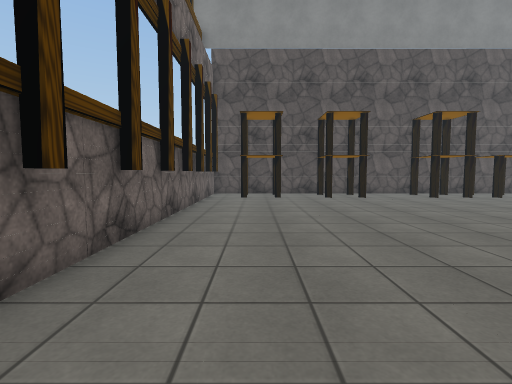
[1] (above)

21 first-person views from a walk through a Unity game level. The camera is 1.2 m above the floor, tilts 4° down and sees 85° across. The floor is counted in squares, 1 m on a side. Each view is taken from the middle of a square. On the plan, view 1 faces up. The plan holds only what a view shows up to about 13 squares ahead; the rest is blank. The place goes on beyond the plan. Some animated figures are left out. Some surface patterns are stand-ins.

[2]
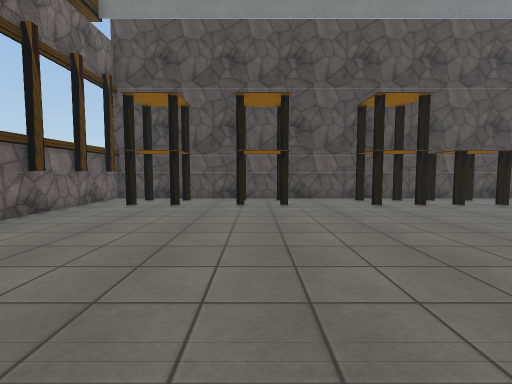

[3]
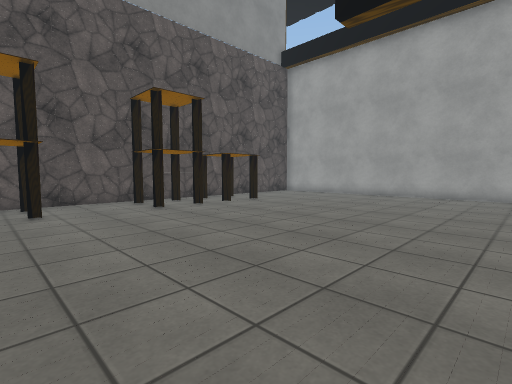

[4]
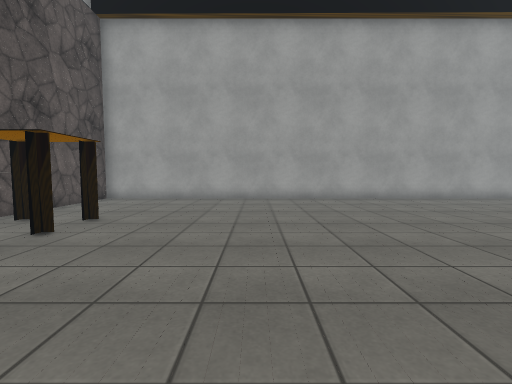

[5]
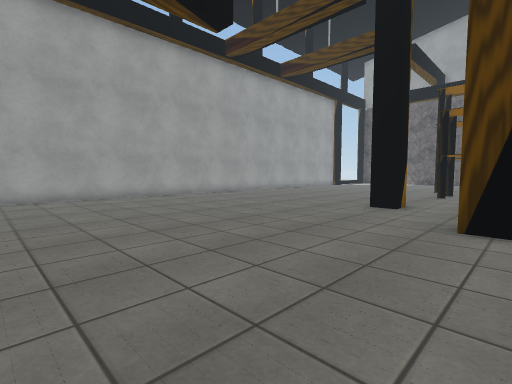

[6]
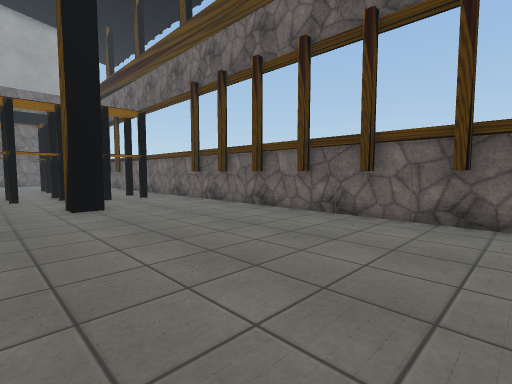

[7]
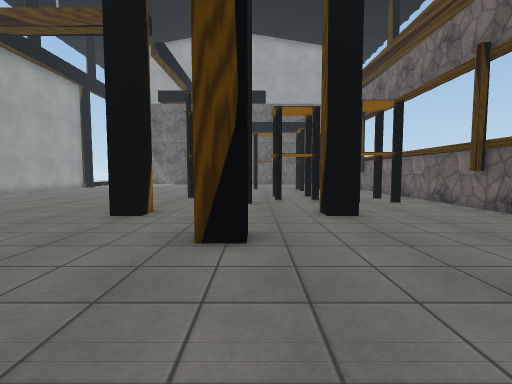

[8]
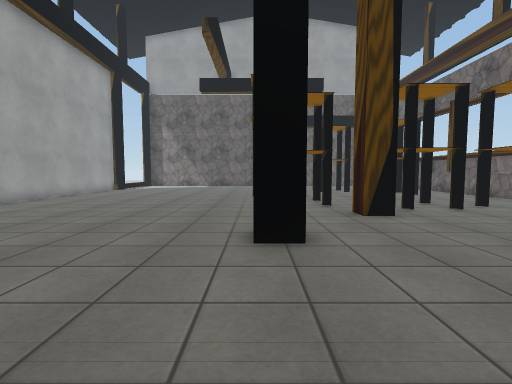

[9]
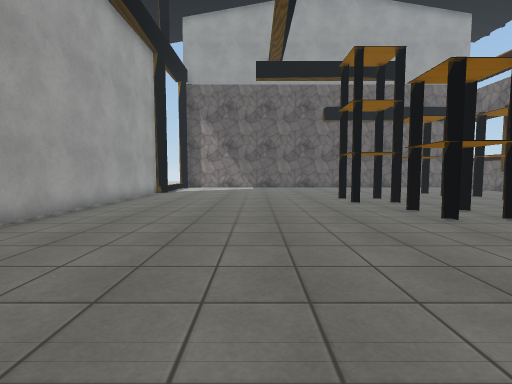

[10]
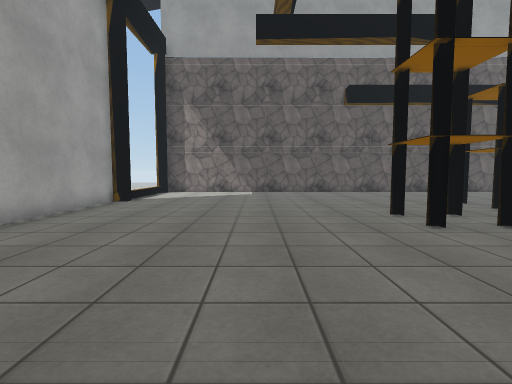

[11]
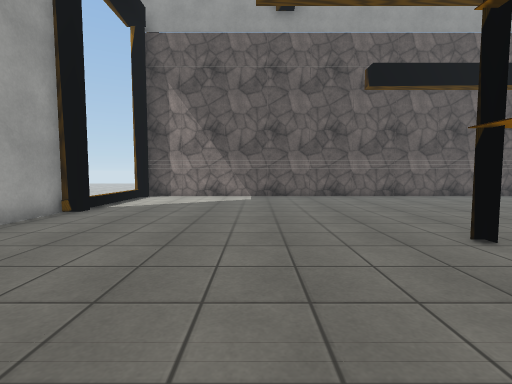

[12]
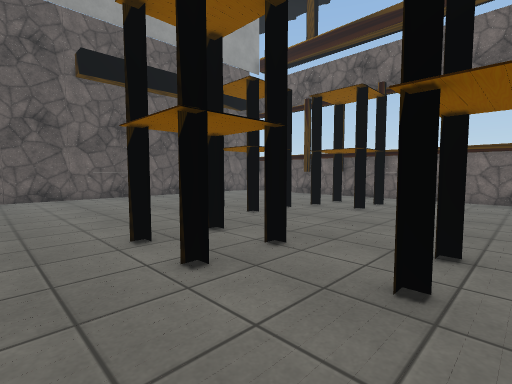

[13]
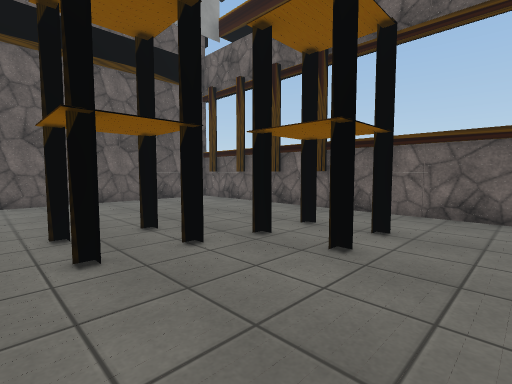

[14]
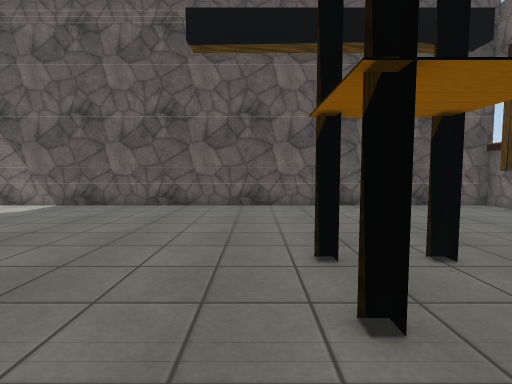

[15]
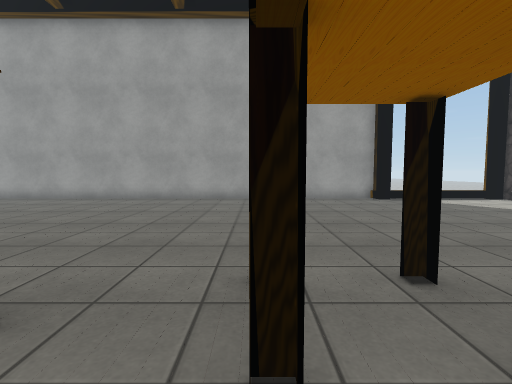

[16]
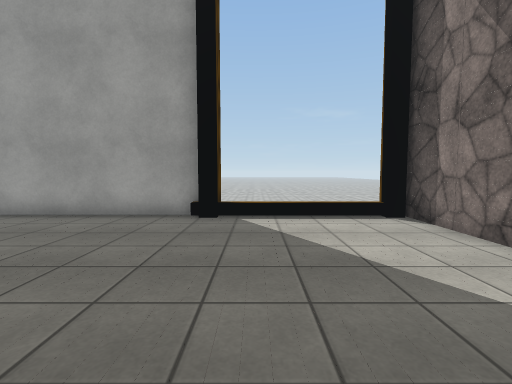

[17]
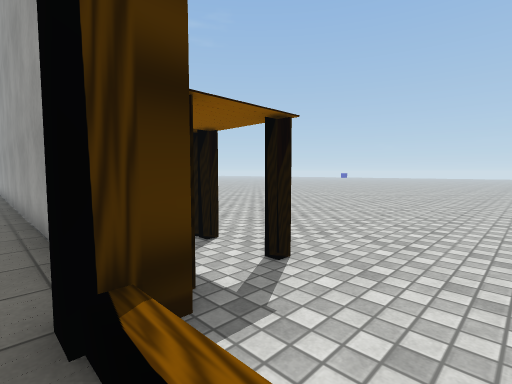

[18]
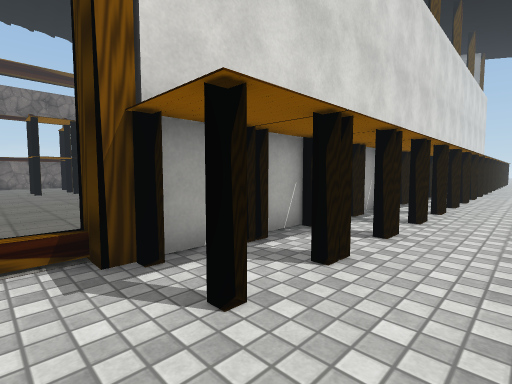

[19]
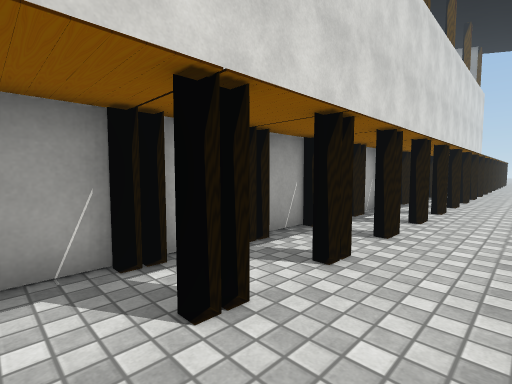

[20]
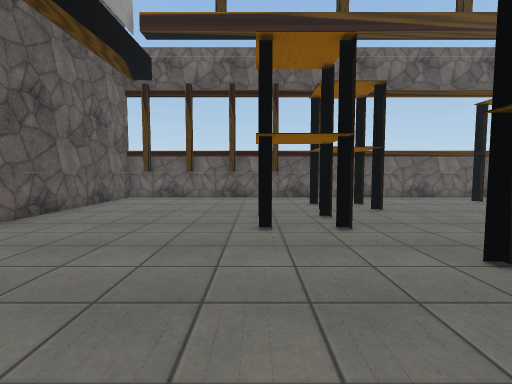

[21]
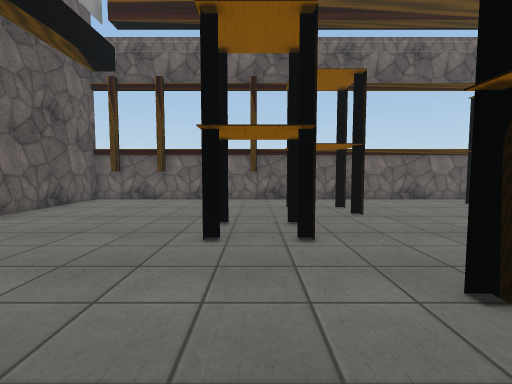

### Floor plan
Key: @ floor where view 1 was taken; # wall or solid block; x gap in a wall; . floor.
Columns run from 2 left of view 1 to 23 right of it. Each row starts with its distance up from view 1.
 16 ######################
 15 ##.#.#.#..#.##.#.....#
 14 #....................#
 13 #..#.#.#..#.#..#.....#
 12 #....................#
 11 #....................#
 10 #....................#
  9 #....................#
  8 #....................#
  7 #....................#
  6 #....................#
  5 #....................#
  4 #....................#
  3 #....................#
  2 #....................#
  1 #....................#
  0 #.@..................#
 -1 #.......#............#
 -2 #.................  .# #.
 -3 #................  ..# ..
 -4 #....#.....#.........# #.
 -5 #....................# x.
 -6 #....................# #.
 -7 #..#....#............#.x.
 -8 #...#.#..............#.#..
 -9 #..#....#.#..........#.x..
-10 #...#.#..............#.x..
-11 #.......#.#..........#.x..
-12 #....................#.x..
-13 #........#.#.........#.x..
-14 #.#.#................#.x..
-15 #........#.#.........#.x..
-16 #.#.#..#.............#.x..
-17 #....................#.x..
-18 #....#.#.............#....
-19 #....................#....
-20 #.........................
-21 #.........................
-22 #.....................   .
-23 #.....................
-24 #####################

Positions as (right, up) in squares from view 1, and headings:
1: (0, 0), facing up
2: (4, 3), facing up
3: (4, 4), facing up-right
4: (6, 9), facing right
5: (5, 6), facing down-right
6: (5, 6), facing down-left
7: (5, 4), facing down
8: (9, 1), facing down
9: (13, -2), facing down
10: (13, -7), facing down
11: (13, -10), facing down
12: (11, -10), facing down-left
13: (6, -12), facing down-left
14: (6, -14), facing down
15: (6, -13), facing right
16: (11, -20), facing right
17: (18, -21), facing up-right
18: (23, -20), facing up-left
19: (23, -18), facing up-left
20: (11, -18), facing left
21: (10, -17), facing left
